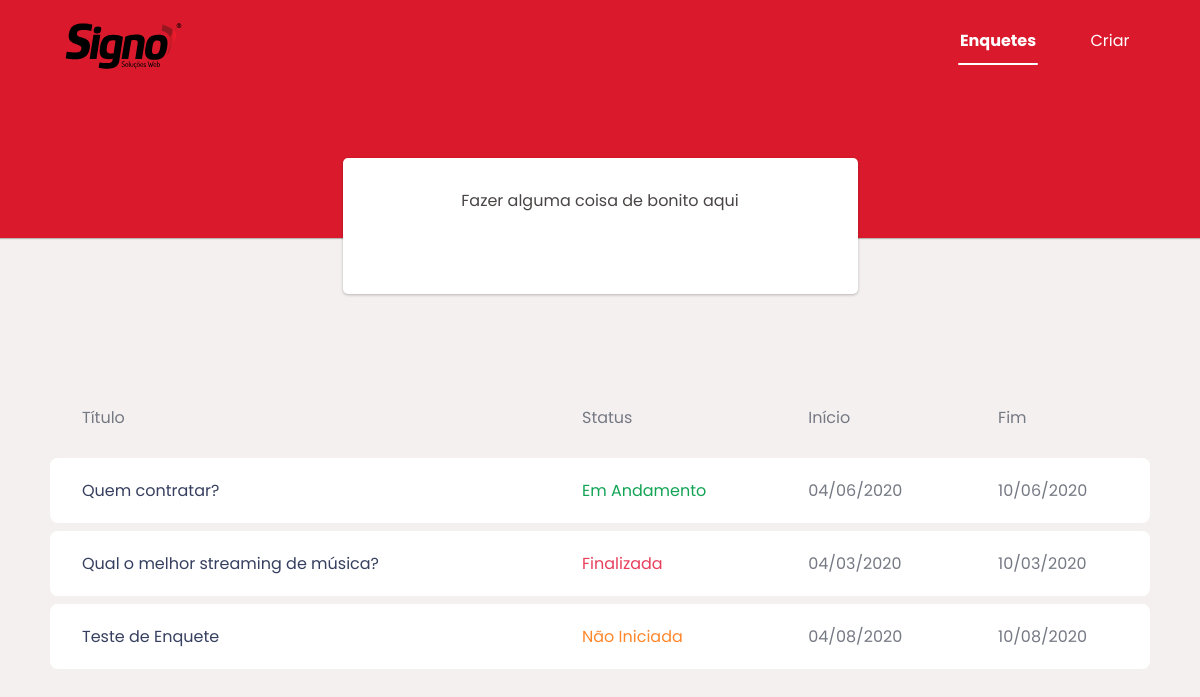
/pages/Dashboard.php, run on the app's committed database.
### tables this page shows
CREATE TABLE `tbsurveys` (
  `id` int NOT NULL AUTO_INCREMENT,
  `title` varchar(100) NOT NULL,
  `description` text NOT NULL,
  `begindate` date NOT NULL,
  `enddate` date NOT NULL,
  PRIMARY KEY (`id`)
);

### src/Connection.php (called while the page is built, shortened)
<?php
class Connection {
    private static $instance;
    public static function getConn()
    {
        if (!isset(self::$instance)) {
            try {
                self::$instance = new PDO(
                    "mysql:dbname=" .self::DB
                    ."; user=" .self::USER
                    ."; password=" .self::PASS
                    ."; host=" .self::HOST
                    ."; port=" . self::PORT
                );
            } catch (Exception $e) {
                echo '<script> console.log(\'Error in database connection.\')</script>';
            }
        }
        return self::$instance;
    }
}

### src/controller/ControllerSurvey.php (called while the page is built, shortened)
<?php
require_once '../model/ModelSurvey.php';
require_once '../utils/SurveyUtils.php';
class ControllerSurvey {
    private $modelSurvey;
    public function __construct() {
        $this->modelSurvey = new ModelSurvey();
    }
    public function getAllSurveys() {
        $surveys = array();
        foreach ($this->modelSurvey->all() as $survey) {
            array_push($surveys, self::parseSurvey($survey));
        }
        return $surveys;
    }
    private static function parseSurvey($survey) {
        $id = $survey->id;
        $title = $survey->title;
        $begin = SurveyUtils::parseDate($survey->begindate);
        $end   = SurveyUtils::parseDate($survey->enddate);
        $dateCompare = SurveyUtils::dateCompare($survey->begindate, $survey->enddate);
        $class  = $dateCompare['class'];
        $status = $dateCompare['status'];
        return [
            'id' => $id,
            'title' => $title,
            'begin' => $begin,
            'end' => $end,
            'class' => $class,
            'status' => $status
        ];
    }
}

### src/model/ModelSurvey.php (called while the page is built, shortened)
<?php
require_once '../Connection.php';
class ModelSurvey {
    private $table;
    private $conn;
    public function __construct() {
        $this->table = 'tbsurveys';
        $this->conn = Connection::getConn();
    }
    public function all() {
        $allSurveys = null;
        $sSql =   'SELECT * FROM ' .$this->table;
        $result = $this->conn->prepare($sSql);
        $result->execute();
        if ($result->rowCount() > 0) {
            $allSurveys = $result->fetchAll(PDO::FETCH_OBJ);
        }
        return $allSurveys;
    }
}

### src/utils/SurveyUtils.php (called while the page is built, shortened)
<?php
class SurveyUtils {
    public static function parseDate($date) {
        return date("d/m/Y", strtotime($date));
    }
    public static function dateCompare($begin, $end) {
        $today = date('Y-m-d');
        if ($begin > $today) {
            return ['status' => 'Não Iniciada', 'class' => 'waiting'];
        } elseif ($end < $today) {
            return ['status' => 'Finalizada', 'class' => 'finished'];
        } else {
            return ['status' => 'Em Andamento', 'class' => 'active'];
        }
    }
}

### src/view/ViewSurvey.php (the view, shortened to what this page needs)
<?php
require_once '../controller/ControllerSurvey.php';
class ViewSurvey {
    public static function surveysInfo() {
        $surveys = (new ControllerSurvey())->getAllSurveys();
        $html = '';
        foreach ($surveys as $survey) {
            $html .=
                <<<HTML
                <tr class="pointer" onclick="window.location = '../pages/Survey.php?survey={$survey['id']}'" ">
                    <td class="title pointer">{$survey['title']}</td>
                    <td class="{$survey['class']} pointer">{$survey['status']}</td>
                    <td>{$survey['begin']}</td>
                    <td>{$survey['end']}</td>
                </tr>
            HTML;
        }
        return $html;
    }
}

### src/assets/styles.css (style rules this page uses)
* { padding: 0; margin: 0; box-sizing: border-box; }
body { background: #f5f0f0; font: 16px "Poppins", sans-serif; text-rendering: optimizeLegibility !important; -webkit-font-smoothing: antialiased !important; }
td { padding: 20px 32px; border: 0; background: #fff; font-size: 16px; font-weight: normal; color: #757983; }
tbody tr { border-radius: 8px; transition: background-color 0.5s, color 0.5s; }
td:first-child { width: 500px; border-radius: 8px 0 0 8px; }
td:last-child { border-radius: 0 8px 8px 0; }
td.title { color: #363f5f; }
td.active { color: #12a454; }
td.waiting { color: #ff872c; }
td.finished { color: #e83f5b; }
.pointer { cursor: pointer; }

### data on the page
tbsurveys: title "Quem contratar?", status "Em Andamento", begin "04/06/2020", end "10/06/2020"
tbsurveys: title "Qual o melhor streaming de música?", status "Finalizada", begin "04/03/2020", end "10/03/2020"
tbsurveys: title "Teste de Enquete", status "Não Iniciada", begin "04/08/2020", end "10/08/2020"
